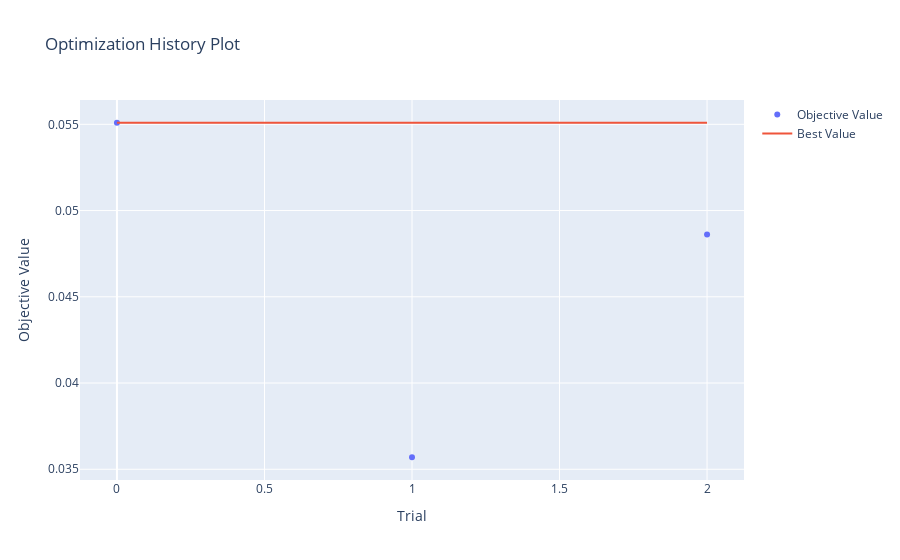

Notebook code cell kept with this figure:
### Code cell
import optuna.visualization as vis
# Plot optimization history
vis.plot_optimization_history(study)

### Figure 1 — Plotly figure (JSON) as saved in the notebook; plotly's stock layout.template omitted (floating-point values rounded to 4 significant figures)
{"data": [{"mode": "markers", "name": "Objective Value", "type": "scatter", "x": [0, 1, 2], "y": [0.05509, 0.0357, 0.04861]}, {"mode": "lines", "name": "Best Value", "type": "scatter", "x": [0, 1, 2], "y": [0.05509, 0.05509, 0.05509]}, {"marker": {"color": "#cccccc"}, "mode": "markers", "name": "Infeasible Trial", "showlegend": false, "type": "scatter", "x": [], "y": []}], "layout": {"title": {"text": "Optimization History Plot"}, "xaxis": {"title": {"text": "Trial"}}, "yaxis": {"title": {"text": "Objective Value"}}}}
